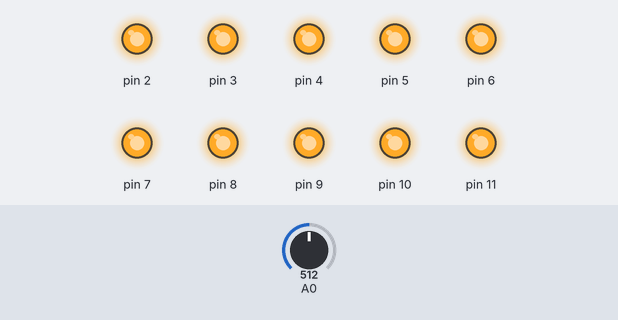
Bench run of a sketch on a simulated Arduino Uno, built with avr-gcc and run on an emulated ATmega328P. On the bench: output pins drawn as LEDs (lit = HIGH). The inputs (shaded band) are chosen by the test bench; at power-on: A0 = 512. Random numbers use the default seed unless the sketch sets one.

Above: at 1.2 s.
1.3 s: A0 set to 317
2.8 s: A0 set to 283
At 3.1 s:
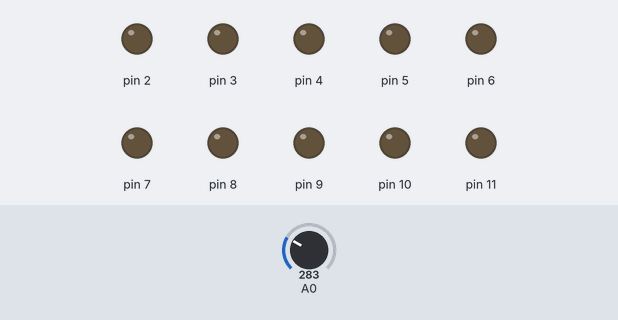
4.3 s: A0 set to 306
At 5.4 s:
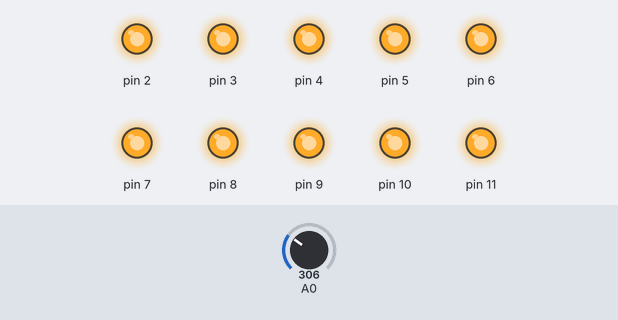
5.8 s: A0 set to 290
At 6.6 s:
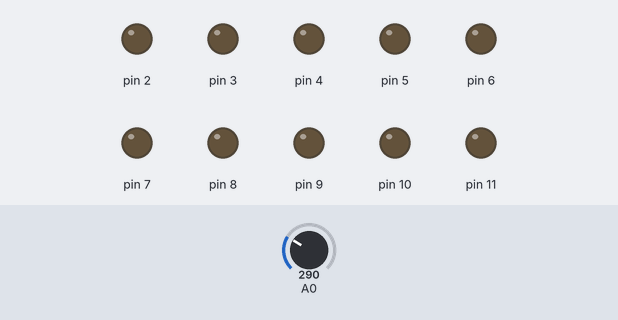
Timing chart, 0 to 8.3 s (numbered marks = the images above; inputs shaded):
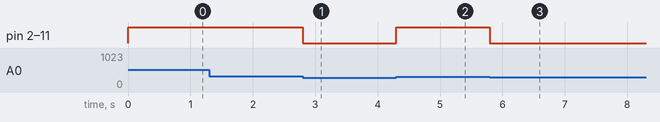

The sketch:

coeur.ino
```cpp
#include "param.h"

String incomingByte = "";


void setup() {

  // Initialisation
  Serial.begin(9600);
  pinMode(10, OUTPUT);
  pinMode(11, OUTPUT);
  pinMode(2, OUTPUT);
  pinMode(3, OUTPUT);
  pinMode(4, OUTPUT);
  pinMode(5, OUTPUT);
  pinMode(6, OUTPUT);
  pinMode(7, OUTPUT);
  pinMode(8, OUTPUT);
  pinMode(9, OUTPUT);
  randomSeed(analogRead(0));


}

// Boucle sans fin
void loop() {
  int mode = parametre();

  switch (mode)

  {

        digitalWrite(10, LOW);
        digitalWrite(11, LOW);
        digitalWrite(2, LOW);
        digitalWrite(3, LOW);
        digitalWrite(4, LOW);
        digitalWrite(5, LOW);
        digitalWrite(6, LOW);
        digitalWrite(7, LOW);
        digitalWrite(8, LOW);
        digitalWrite(9, LOW);

    case 0: // Allumer une LED au choix
         choix();
         break;

    case 1: // Allumer toutes les LEDs
        allled();
        break;

    case 2:// Allumer les LEDs en mode chenille
        chenilleune();
        break;

    case 3:// Allumer 1 LED sur 2
        unesurdeux();
        break;

    case 4:// Allumer 1 LED sur 3
        unesurtrois();
        break;

    case 5:// Allumer 1 LED sur 4
        unesurquatre();
        break;

    case 6:// Allumer 1 LED sur 5
        unesurcinq();
        break;

    case 7:// Allumer 1 LED sur 6
        unesursix();
        break;

    case 8:// Allumer 1 LED sur 7
        unesursept();
        break;

    case 9:// Allumer 1 LED sur 8
        unesurhuit();
        break;

    case 10:// Allumer 1 LED sur 9
        unesurneuf();
        break;

    case 11:// Allumer 1 LED sur 10
        unesurdix();
        break;

    case 12: // Mode Escargot
        escargot();
        break;


    case 13: // Balayage horizontal
        balayagehorizontal();
        break;

    case 14: // Mode spirale
        spirale();
        break;

    case 15: // Mode barre de chargement
        chargement();
        break;

    case 16: // Chenille de 3 LEDs
        chenilletrois();
        break;

    case 17: // Chenille de 4 LEDs
        chenillequatre();
        break;

    case 18: // Chenille de 2 LEDs
        chenilledeux();
        break;


    case 19: // Chenille de 5 LEDs
        chenillecinq();
        break;

    case 20: // Chenille de 6 LEDs
        chenillesix();
        break;


    case 21: // Chenille de 7 LEDs
        chenillesept();
        break;


    case 22: // Balayage vertical
        balayagevertical();
        break;


   case 23: // Random
        hasard();
        break;


    default :// Erreur
      break;

  }
}


    void choix() {
        if (Serial.available())
       {

        digitalWrite(10, LOW);
        digitalWrite(11, LOW);
        digitalWrite(2, LOW);
        digitalWrite(3, LOW);
        digitalWrite(4, LOW);
        digitalWrite(5, LOW);
        digitalWrite(6, LOW);
        digitalWrite(7, LOW);
        digitalWrite(8, LOW);
        digitalWrite(9, LOW);
        incomingByte = Serial.readString();
        int valeur = incomingByte.toInt();
        Serial.println((String)valeur);

          if (valeur > 1 && valeur <= 10) {
            digitalWrite(valeur, HIGH);
          }

          else if (valeur==1){
            digitalWrite(11, HIGH);
          }

          else {
            Serial.println("Mauvaise combinaison");
          }
       }
    }


    void allled() {
        int value = analogRead(0);
        if(value > 300){
        digitalWrite(10, HIGH);
        digitalWrite(11, HIGH);
        digitalWrite(2, HIGH);
        digitalWrite(3, HIGH);
        digitalWrite(4, HIGH);
        digitalWrite(5, HIGH);
        digitalWrite(6, HIGH);
        digitalWrite(7, HIGH);
        digitalWrite(8, HIGH);
        digitalWrite(9, HIGH);
        }else{
        digitalWrite(10, LOW);
        digitalWrite(11, LOW);
        digitalWrite(2, LOW);
        digitalWrite(3, LOW);
        digitalWrite(4, LOW);
        digitalWrite(5, LOW);
        digitalWrite(6, LOW);
        digitalWrite(7, LOW);
        digitalWrite(8, LOW);
        digitalWrite(9, LOW);
        }
    }

    void chenilleune (){
        digitalWrite(11, HIGH);
        delay(500);
        digitalWrite(11, LOW);
        digitalWrite(2, HIGH);
        delay(500);
        digitalWrite(2, LOW);
        digitalWrite(3, HIGH);
        delay(500);
        digitalWrite(3, LOW);
        digitalWrite(4, HIGH);
        delay(500);
        digitalWrite(4, LOW);
        digitalWrite(5, HIGH);
        delay(500);
        digitalWrite(5, LOW);
        digitalWrite(6, HIGH);
        delay(500);
        digitalWrite(6, LOW);
        digitalWrite(7, HIGH);
        delay(500);
        digitalWrite(7, LOW);
        digitalWrite(8, HIGH);
        delay(500);
        digitalWrite(8, LOW);
        digitalWrite(9, HIGH);
        delay(500);
        digitalWrite(9, LOW);
        digitalWrite(10, HIGH);
        delay(500);
        digitalWrite(10, LOW);
        }

    void unesurdeux() {
        digitalWrite(11, HIGH);
        digitalWrite(2, LOW);
        digitalWrite(3, HIGH);
        digitalWrite(4, LOW);
        digitalWrite(5, HIGH);
        digitalWrite(6, LOW);
        digitalWrite(7, HIGH);
        digitalWrite(8, LOW);
        digitalWrite(9, HIGH);
        digitalWrite(10, LOW);
    }

    void unesurtrois() {
        digitalWrite(11, HIGH);
        digitalWrite(2, LOW);
        digitalWrite(3, LOW);
        digitalWrite(4, HIGH);
        digitalWrite(5, LOW);
        digitalWrite(6, LOW);
        digitalWrite(7, HIGH);
        digitalWrite(8, LOW);
        digitalWrite(9, LOW);
        digitalWrite(10, HIGH);
    }

    void unesurquatre(){
        digitalWrite(11, HIGH);
        digitalWrite(2, LOW);
        digitalWrite(3, LOW);
        digitalWrite(4, LOW);
        digitalWrite(5, HIGH);
        digitalWrite(6, LOW);
        digitalWrite(7, LOW);
        digitalWrite(8, LOW);
        digitalWrite(9, HIGH);
        digitalWrite(10, LOW);
    }

    void unesurcinq() {
        digitalWrite(11, HIGH);
        digitalWrite(2, LOW);
        digitalWrite(3, LOW);
        digitalWrite(4, LOW);
        digitalWrite(5, LOW);
        digitalWrite(6, HIGH);
        digitalWrite(7, LOW);
        digitalWrite(8, LOW);
        digitalWrite(9, LOW);
        digitalWrite(10, LOW);
    }

    void unesursix() {
        digitalWrite(11, HIGH);
        digitalWrite(2, LOW);
        digitalWrite(3, LOW);
        digitalWrite(4, LOW);
        digitalWrite(5, LOW);
        digitalWrite(6, LOW);
        digitalWrite(7, HIGH);
        digitalWrite(8, LOW);
        digitalWrite(9, LOW);
        digitalWrite(10, LOW);
    }

    void unesursept() {
        digitalWrite(11, HIGH);
        digitalWrite(2, LOW);
        digitalWrite(3, LOW);
        digitalWrite(4, LOW);
        digitalWrite(5, LOW);
        digitalWrite(6, LOW);
        digitalWrite(7, LOW);
        digitalWrite(8, HIGH);
        digitalWrite(9, LOW);
        digitalWrite(10, LOW);
        }

    void unesurhuit() {
        digitalWrite(11, HIGH);
        digitalWrite(2, LOW);
        digitalWrite(3, LOW);
        digitalWrite(4, LOW);
        digitalWrite(5, LOW);
        digitalWrite(6, LOW);
        digitalWrite(7, LOW);
        digitalWrite(8, LOW);
        digitalWrite(9, HIGH);
        digitalWrite(10, LOW);
    }

    void unesurneuf() {
        digitalWrite(11, HIGH);
        digitalWrite(2, LOW);
        digitalWrite(3, LOW);
        digitalWrite(4, LOW);
        digitalWrite(5, LOW);
        digitalWrite(6, LOW);
        digitalWrite(7, LOW);
        digitalWrite(8, LOW);
        digitalWrite(9, LOW);
        digitalWrite(10, HIGH);
    }

    void unesurdix() {
        digitalWrite(11, HIGH);
        digitalWrite(2, LOW);
        digitalWrite(3, LOW);
        digitalWrite(4, LOW);
        digitalWrite(5, LOW);
        digitalWrite(6, LOW);
        digitalWrite(7, LOW);
        digitalWrite(8, LOW);
        digitalWrite(9, LOW);
        digitalWrite(10, LOW);
    }

    void escargot() {
        digitalWrite(11, HIGH);
        delay(100);
        digitalWrite(2, HIGH);
        delay(100);
        digitalWrite(3, HIGH);
        delay(100);
        digitalWrite(4, HIGH);
        delay(100);
        digitalWrite(5, HIGH);
        delay(100);
        digitalWrite(6, HIGH);
        delay(100);
        digitalWrite(7, HIGH);
        delay(100);
        digitalWrite(8, HIGH);
        delay(100);
        digitalWrite(9, HIGH);
        delay(100);
        digitalWrite(10, HIGH);
        delay(100);

        digitalWrite(10, LOW);
        delay(100);
        digitalWrite(9, LOW);
        delay(100);
        digitalWrite(8, LOW);
        delay(100);
        digitalWrite(7, LOW);
        delay(100);
        digitalWrite(6, LOW);
        delay(100);
        digitalWrite(5, LOW);
        delay(100);
        digitalWrite(4, LOW);
        delay(100);
        digitalWrite(3, LOW);
        delay(100);
        digitalWrite(2, LOW);
        delay(100);
        digitalWrite(11, LOW);
        delay(100);
     }

    void balayagehorizontal() {
        digitalWrite(2, HIGH);
        digitalWrite(10, HIGH);
        delay(100);
        digitalWrite(3, HIGH);
        digitalWrite(11, HIGH);
        digitalWrite(9, HIGH);
        delay(100);
        digitalWrite(4, HIGH);
        digitalWrite(8, HIGH);
        delay(100);
        digitalWrite(5, HIGH);
        digitalWrite(7, HIGH);
        delay(100);
        digitalWrite(6, HIGH);
        delay(100);
        digitalWrite(6, LOW);
        delay(100);
        digitalWrite(5, LOW);
        digitalWrite(7, LOW);
        delay(100);
        digitalWrite(4, LOW);
        digitalWrite(8, LOW);
        delay(100);
        digitalWrite(3, LOW);
        digitalWrite(11, LOW);
        digitalWrite(9, LOW);
        delay(100);
        digitalWrite(2, LOW);
        digitalWrite(10, LOW);
        delay(100);
     }

     void spirale() {
        digitalWrite(6, HIGH);
        digitalWrite(11, HIGH);
        delay(100);
        digitalWrite(7, HIGH);
        digitalWrite(2, HIGH);
        delay(100);
        digitalWrite(8, HIGH);
        digitalWrite(3, HIGH);
        delay(100);
        digitalWrite(9, HIGH);
        digitalWrite(4, HIGH);
        delay(100);
        digitalWrite(10, HIGH);
        digitalWrite(5, HIGH);
        delay(100);
        digitalWrite(10, LOW);
        digitalWrite(5, LOW);
        delay(100);
        digitalWrite(9, LOW);
        digitalWrite(4, LOW);
        delay(100);
        digitalWrite(8, LOW);
        digitalWrite(3, LOW);
        delay(100);
        digitalWrite(7, LOW);
        digitalWrite(2, LOW);
        delay(100);
        digitalWrite(6, LOW);
        digitalWrite(11, LOW);
        delay(100);
    }

    void chargement() {
        digitalWrite(11, HIGH);
        delay(100);
        digitalWrite(2, HIGH);
        delay(100);
        digitalWrite(3, HIGH);
        delay(100);
        digitalWrite(4, HIGH);
        delay(00);
        digitalWrite(5, HIGH);
        delay(100);
        digitalWrite(6, HIGH);
        delay(100);
        digitalWrite(7, HIGH);
        delay(100);
        digitalWrite(8, HIGH);
        delay(100);
        digitalWrite(9, HIGH);
        delay(100);
        digitalWrite(10, HIGH);
        delay(100);

        digitalWrite(10, LOW);
        digitalWrite(9, LOW);
        digitalWrite(8, LOW);
        digitalWrite(7, LOW);
        digitalWrite(6, LOW);
        digitalWrite(5, LOW);
        digitalWrite(4, LOW);
        digitalWrite(3, LOW);
        digitalWrite(2, LOW);
        digitalWrite(11, LOW);
    }

    void chenilletrois() {
        digitalWrite(11, HIGH);
        digitalWrite(8, LOW);
        delay(200);
        digitalWrite(9, LOW);
        digitalWrite(2, HIGH);
        delay(200);
        digitalWrite(10, LOW);
        digitalWrite(3, HIGH);
        delay(200);
        digitalWrite(4, HIGH);
        digitalWrite(11, LOW);
        delay(200);
        digitalWrite(5, HIGH);
        digitalWrite(2, LOW);
        delay(200);
        digitalWrite(6, HIGH);
        digitalWrite(3, LOW);
        delay(200);
        digitalWrite(7, HIGH);
        digitalWrite(4, LOW);
        delay(200);
        digitalWrite(8, HIGH);
        digitalWrite(5, LOW);
        delay(200);
        digitalWrite(9, HIGH);
        digitalWrite(6, LOW);
        delay(200);
        digitalWrite(10, HIGH);
        digitalWrite(7, LOW);
        delay(200);
    }

    void chenillequatre() {
        digitalWrite(11, HIGH);
        digitalWrite(7, LOW);
        delay(200);
        digitalWrite(2, HIGH);
        digitalWrite(8, LOW);
        delay(200);
        digitalWrite(3, HIGH);
        digitalWrite(9, LOW);
        delay(200);
        digitalWrite(4, HIGH);
        digitalWrite(10, LOW);
        delay(200);
        digitalWrite(5, HIGH);
        digitalWrite(11, LOW);
        delay(200);
        digitalWrite(6, HIGH);
        digitalWrite(2, LOW);
        delay(200);
        digitalWrite(7, HIGH);
        digitalWrite(3, LOW);
        delay(200);
        digitalWrite(8, HIGH);
        digitalWrite(4, LOW);
        delay(200);
        digitalWrite(9, HIGH);
        digitalWrite(5, LOW);
        delay(200);
        digitalWrite(10, HIGH);
        digitalWrite(6, LOW);
        delay(200);
    }

    void chenilledeux() {
        digitalWrite(11, HIGH);
        digitalWrite(9, LOW);
        delay(200);
        digitalWrite(2, HIGH);
        digitalWrite(10, LOW);
        delay(200);
        digitalWrite(3, HIGH);
        digitalWrite(11, LOW);
        delay(200);
        digitalWrite(4, HIGH);
        digitalWrite(2, LOW);
        delay(200);
        digitalWrite(5, HIGH);
        digitalWrite(3, LOW);
        delay(200);
        digitalWrite(6, HIGH);
        digitalWrite(4, LOW);
        delay(200);
        digitalWrite(7, HIGH);
        digitalWrite(5, LOW);
        delay(200);
        digitalWrite(8, HIGH);
        digitalWrite(6, LOW);
        delay(200);
        digitalWrite(9, HIGH);
        digitalWrite(7, LOW);
        delay(200);
        digitalWrite(10, HIGH);
        digitalWrite(8, LOW);
    }

    void chenillecinq() {
        digitalWrite(11, HIGH);
        digitalWrite(6, LOW);
        delay(200);
        digitalWrite(2, HIGH);
        digitalWrite(7, LOW);
        delay(200);
        digitalWrite(3, HIGH);
        digitalWrite(8, LOW);
        delay(200);
        digitalWrite(4, HIGH);
        digitalWrite(9, LOW);
        delay(200);
        digitalWrite(5, HIGH);
        digitalWrite(10, LOW);
        delay(200);
        digitalWrite(6, HIGH);
        digitalWrite(11, LOW);
        delay(200);
        digitalWrite(7, HIGH);
        digitalWrite(2, LOW);
        delay(200);
        digitalWrite(8, HIGH);
        digitalWrite(3, LOW);
        delay(200);
        digitalWrite(9, HIGH);
        digitalWrite(4, LOW);
        delay(200);
        digitalWrite(10, HIGH);
        digitalWrite(5, LOW);
    }

    void chenillesix() {
        digitalWrite(11, HIGH);
        digitalWrite(5, LOW);
        delay(200);
        digitalWrite(2, HIGH);
        digitalWrite(6, LOW);
        delay(200);
        digitalWrite(3, HIGH);
        digitalWrite(7, LOW);
        delay(200);
        digitalWrite(4, HIGH);
        digitalWrite(8, LOW);
        delay(200);
        digitalWrite(5, HIGH);
        digitalWrite(9, LOW);
        delay(200);
        digitalWrite(6, HIGH);
        digitalWrite(10, LOW);
        delay(200);
        digitalWrite(7, HIGH);
        digitalWrite(11, LOW);
        delay(200);
        digitalWrite(8, HIGH);
        digitalWrite(2, LOW);
        delay(200);
        digitalWrite(9, HIGH);
        digitalWrite(3, LOW);
        delay(200);
        digitalWrite(10, HIGH);
        digitalWrite(4, LOW);
    }

    void chenillesept() {
        digitalWrite(11, HIGH);
        digitalWrite(4, LOW);
        delay(200);
        digitalWrite(2, HIGH);
        digitalWrite(5, LOW);
        delay(200);
        digitalWrite(3, HIGH);
        digitalWrite(6, LOW);
        delay(200);
        digitalWrite(4, HIGH);
        digitalWrite(7, LOW);
        delay(200);
        digitalWrite(5, HIGH);
        digitalWrite(8, LOW);
        delay(200);
        digitalWrite(6, HIGH);
        digitalWrite(9, LOW);
        delay(200);
        digitalWrite(7, HIGH);
        digitalWrite(10, LOW);
        delay(200);
        digitalWrite(8, HIGH);
        digitalWrite(11, LOW);
        delay(200);
        digitalWrite(9, HIGH);
        digitalWrite(2, LOW);
        delay(200);
        digitalWrite(10, HIGH);
        digitalWrite(3, LOW);
    }

    void balayagevertical() {
        digitalWrite(8, HIGH);
        digitalWrite(9, HIGH);
        delay(200);
        digitalWrite(10, HIGH);
        digitalWrite(7, HIGH);
        delay(200);
        digitalWrite(11, HIGH);
        digitalWrite(6, HIGH);
        delay(200);
        digitalWrite(2, HIGH);
        digitalWrite(5, HIGH);
        delay(200);
        digitalWrite(3, HIGH);
        digitalWrite(4, HIGH);
        delay(200);
        digitalWrite(3, LOW);
        digitalWrite(4, LOW);
        delay(200);
        digitalWrite(2, LOW);
        digitalWrite(5, LOW);
        delay(200);
        digitalWrite(11, LOW);
        digitalWrite(6, LOW);
        delay(200);
        digitalWrite(10, LOW);
        digitalWrite(7, LOW);
        delay(200);
        digitalWrite(8, LOW);
        digitalWrite(9, LOW);
        delay(200);
    }

    void hasard() {
        int randNumber;
        randNumber = random(2,12);
        digitalWrite(randNumber, HIGH);
        delay(100);
        digitalWrite(randNumber, LOW);
   }
```

param.h
```cpp
int parametre(){return 1;}
```

Measured:
- the behaviour switches between 301 and 300 on A0 (found by bisection; images 0 and 1)
- after the input at 1.3 s, every drawn part: stays the same
- after the input at 2.8 s, pin 2–11: HIGH → LOW at once
- after the input at 4.3 s, pin 2–11: LOW → HIGH at once
- after the input at 5.8 s, pin 2–11: HIGH → LOW at once
